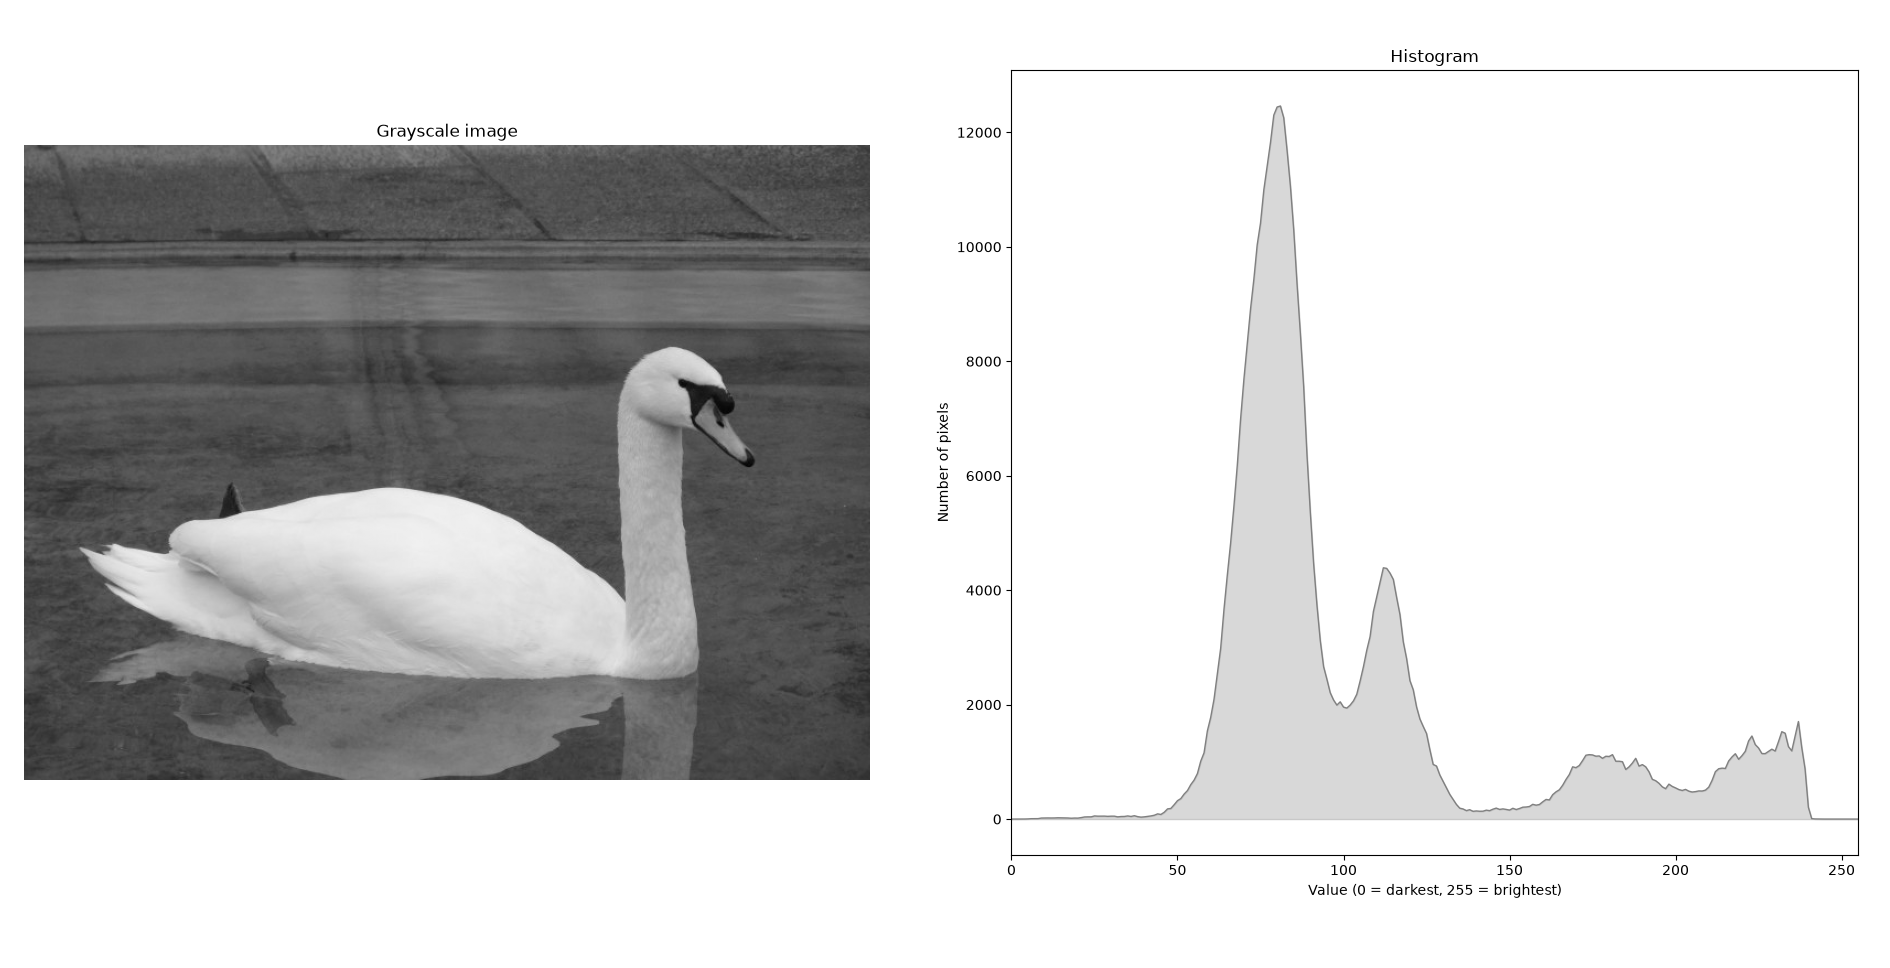

Generate this figure with Python:
import sys

import numpy as np
from PIL import Image
import matplotlib.pyplot as plt

def load_image(path):
    image = Image.open(path)

    return np.array(image.convert("L")) # L for grayscale

def calculate_histogram(pixels):
    histogram = [0] * 256 

    for value in pixels.flatten():
        histogram[value] += 1

    return histogram

def show_histogram(pixels, histogram):
    figure, (image_axis, histogram_axis) = plt.subplots(1, 2, figsize=(12, 5))

    # left side: image
    image_axis.imshow(pixels, cmap="gray", vmin=0, vmax=255)
    image_axis.set_title("Grayscale image")
    image_axis.axis("off")

    x_values = range(256)
    # for label, plot_color
    histogram_axis.fill_between(x_values, histogram, color="gray", alpha=0.3)
    histogram_axis.plot(x_values, histogram, color="gray", linewidth=1)

    histogram_axis.set_title( "Histogram")
    histogram_axis.set_xlabel("Value (0 = darkest, 255 = brightest)")
    histogram_axis.set_ylabel("Number of pixels")
    histogram_axis.set_xlim(0, 255)

    plt.tight_layout()
    plt.show()


def main():
    if len(sys.argv) != 2:
        print("Usage: python histogram.py <image_path>")
        sys.exit(1)

    image_path = sys.argv[1]

    pixels = load_image(image_path)
    histogram = calculate_histogram(pixels)

    height, width = pixels.shape[0], pixels.shape[1]
    print(f"Image size: {width} x {height} pixels")


    show_histogram(pixels, histogram)


if __name__ == "__main__":
    main()
